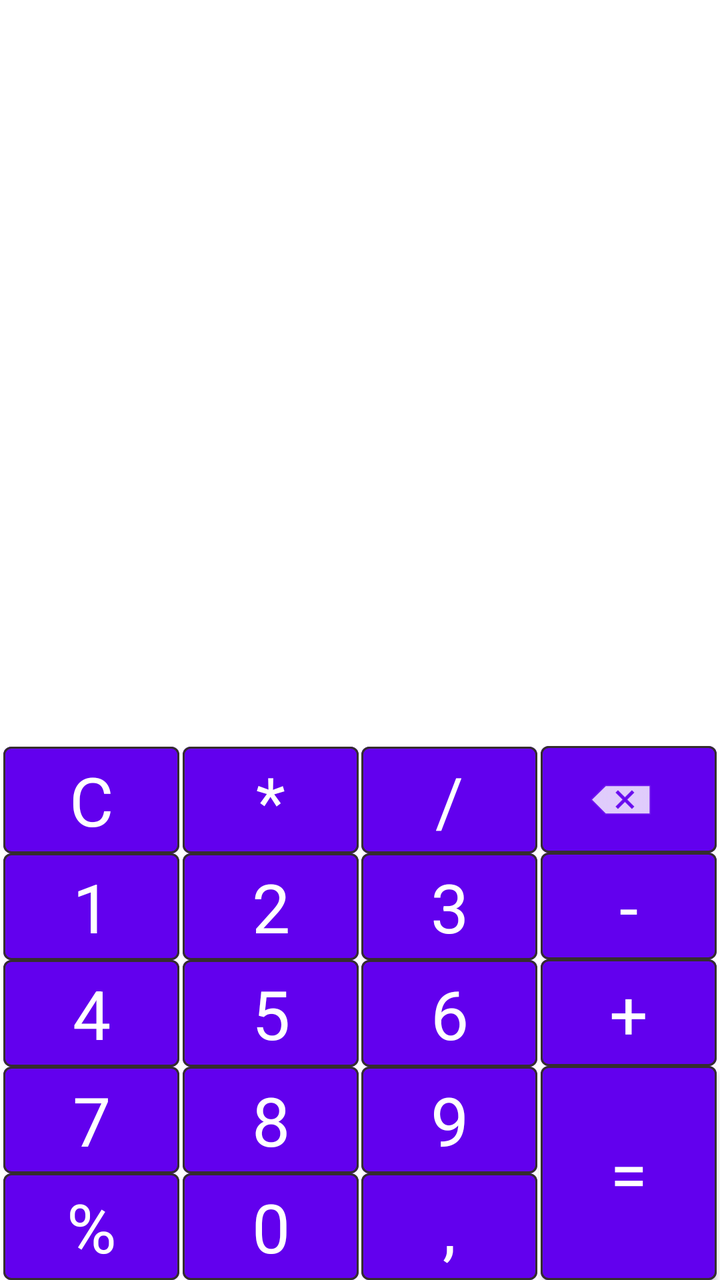
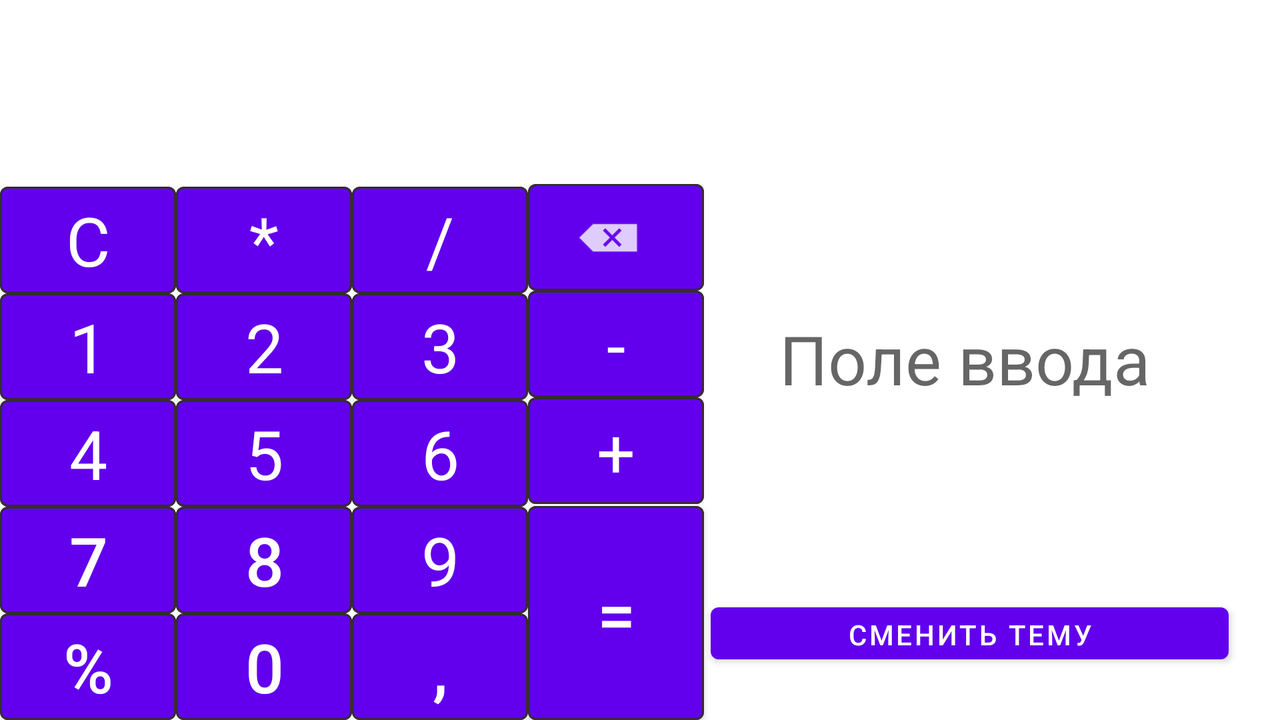

An Android layout and its configuration variant, each rendered on a device that would load it. The default file and the variant file are quoted in full after the pictures.
<!-- AndroidManifest.xml: application theme Theme.MyNewApplication -->
<!-- res/layout/activity_main.xml -->
<?xml version="1.0" encoding="utf-8"?>
<androidx.constraintlayout.motion.widget.MotionLayout xmlns:android="http://schemas.android.com/apk/res/android"
    xmlns:app="http://schemas.android.com/apk/res-auto"
    xmlns:tools="http://schemas.android.com/tools"
    android:layout_width="match_parent"
    android:layout_height="match_parent"
    app:layoutDescription="@xml/activity_main_scene"
    tools:context=".MainActivity">


    <Button
        android:id="@+id/button_percent"
        android:layout_width="wrap_content"
        android:layout_height="wrap_content"
        android:insetTop="0dp"
        android:insetBottom="0dp"
        android:text="%"
        android:textAlignment="center"
        android:textAppearance="@style/TextAppearance.AppCompat.Small"
        android:textSize="34sp"
        app:layout_constraintBottom_toBottomOf="parent"
        app:layout_constraintStart_toStartOf="parent"
        app:strokeColor="#352E2E"
        app:strokeWidth="1dp" />

    <Button
        android:id="@+id/button_0"
        android:layout_width="wrap_content"
        android:layout_height="wrap_content"
        android:insetTop="0dp"
        android:insetBottom="0dp"
        android:text="0"
        android:textAlignment="center"
        android:textAppearance="@style/TextAppearance.AppCompat.Small"
        android:textSize="34sp"
        app:layout_constraintBottom_toBottomOf="parent"
        app:layout_constraintStart_toEndOf="@+id/button_percent"
        app:strokeColor="#352E2E"
        app:strokeWidth="1dp" />

    <Button
        android:id="@+id/button_comma"
        android:layout_width="wrap_content"
        android:layout_height="wrap_content"
        android:insetTop="0dp"
        android:insetBottom="0dp"
        android:text=","
        android:textAlignment="inherit"
        android:textAppearance="@style/TextAppearance.AppCompat.Small"
        android:textSize="34sp"
        app:layout_constraintBottom_toBottomOf="parent"
        app:layout_constraintStart_toEndOf="@+id/button_0"
        app:strokeColor="#352E2E"
        app:strokeWidth="1dp" />

    <Button
        android:id="@+id/button_equally"
        android:layout_width="wrap_content"
        android:layout_height="107dp"
        android:insetTop="0dp"
        android:insetBottom="0dp"
        android:text="="
        android:textAlignment="inherit"
        android:textAppearance="@style/TextAppearance.AppCompat.Small"
        android:textSize="34sp"
        app:layout_constraintBottom_toBottomOf="parent"
        app:layout_constraintStart_toEndOf="@+id/button_comma"
        app:strokeColor="#352E2E"
        app:strokeWidth="1dp" />

    <Button
        android:id="@+id/button_7"
        android:layout_width="wrap_content"
        android:layout_height="wrap_content"
        android:insetTop="0dp"
        android:insetBottom="0dp"
        android:text="7"
        android:textAlignment="inherit"
        android:textAppearance="@style/TextAppearance.AppCompat.Small"
        android:textSize="34sp"
        app:layout_constraintBottom_toTopOf="@+id/button_percent"
        app:layout_constraintStart_toStartOf="parent"
        app:strokeColor="#352E2E"
        app:strokeWidth="1dp" />

    <Button
        android:id="@+id/button_8"
        android:layout_width="wrap_content"
        android:layout_height="wrap_content"
        android:insetTop="0dp"
        android:insetBottom="0dp"
        android:text="8"
        android:textAlignment="inherit"
        android:textAppearance="@style/TextAppearance.AppCompat.Small"
        android:textSize="34sp"
        app:layout_constraintBottom_toTopOf="@+id/button_0"
        app:layout_constraintStart_toEndOf="@+id/button_7"
        app:strokeColor="#352E2E"
        app:strokeWidth="1dp" />

    <Button
        android:id="@+id/button_9"
        android:layout_width="wrap_content"
        android:layout_height="wrap_content"
        android:insetTop="0dp"
        android:insetBottom="0dp"
        android:text="9"
        android:textAlignment="inherit"
        android:textAppearance="@style/TextAppearance.AppCompat.Small"
        android:textSize="34sp"
        app:layout_constraintBottom_toTopOf="@+id/button_comma"
        app:layout_constraintStart_toEndOf="@+id/button_8"
        app:strokeColor="#352E2E"
        app:strokeWidth="1dp" />

    <Button
        android:id="@+id/button_plus"
        android:layout_width="wrap_content"
        android:layout_height="wrap_content"
        android:insetTop="0dp"
        android:insetBottom="0dp"
        android:text="+"
        android:textAlignment="inherit"
        android:textAppearance="@style/TextAppearance.AppCompat.Small"
        android:textSize="34sp"
        app:layout_constraintBottom_toTopOf="@+id/button_equally"
        app:layout_constraintStart_toEndOf="@+id/button_9"
        app:strokeColor="#352E2E"
        app:strokeWidth="1dp" />

    <Button
        android:id="@+id/button_4"
        android:layout_width="wrap_content"
        android:layout_height="wrap_content"
        android:insetTop="0dp"
        android:insetBottom="0dp"
        android:text="4"
        android:textAlignment="inherit"
        android:textAppearance="@style/TextAppearance.AppCompat.Small"
        android:textSize="34sp"
        app:layout_constraintBottom_toTopOf="@+id/button_7"
        app:layout_constraintStart_toStartOf="parent"
        app:strokeColor="#352E2E"
        app:strokeWidth="1dp" />

    <Button
        android:id="@+id/button_5"
        android:layout_width="wrap_content"
        android:layout_height="wrap_content"
        android:insetTop="0dp"
        android:insetBottom="0dp"
        android:text="5"
        android:textAlignment="inherit"
        android:textAppearance="@style/TextAppearance.AppCompat.Small"
        android:textSize="34sp"
        app:layout_constraintBottom_toTopOf="@+id/button_8"
        app:layout_constraintStart_toEndOf="@+id/button_4"
        app:strokeColor="#352E2E"
        app:strokeWidth="1dp" />

    <Button
        android:id="@+id/button_6"
        android:layout_width="wrap_content"
        android:layout_height="wrap_content"
        android:insetTop="0dp"
        android:insetBottom="0dp"
        android:text="6"
        android:textAlignment="inherit"
        android:textAppearance="@style/TextAppearance.AppCompat.Small"
        android:textSize="34sp"
        app:layout_constraintBottom_toTopOf="@+id/button_9"
        app:layout_constraintStart_toEndOf="@+id/button_5"
        app:strokeColor="#352E2E"
        app:strokeWidth="1dp" />

    <Button
        android:id="@+id/button_1"
        android:layout_width="wrap_content"
        android:layout_height="wrap_content"
        android:insetTop="0dp"
        android:insetBottom="0dp"
        android:text="1"
        android:textAlignment="inherit"
        android:textAppearance="@style/TextAppearance.AppCompat.Small"
        android:textSize="34sp"
        app:layout_constraintBottom_toTopOf="@+id/button_4"
        app:layout_constraintStart_toStartOf="parent"
        app:strokeColor="#352E2E"
        app:strokeWidth="1dp" />

    <Button
        android:id="@+id/button_2"
        android:layout_width="wrap_content"
        android:layout_height="wrap_content"
        android:insetTop="0dp"
        android:insetBottom="0dp"
        android:text="2"
        android:textAlignment="inherit"
        android:textAppearance="@style/TextAppearance.AppCompat.Small"
        android:textSize="34sp"
        app:layout_constraintBottom_toTopOf="@+id/button_5"
        app:layout_constraintStart_toEndOf="@+id/button_1"
        app:strokeColor="#352E2E"
        app:strokeWidth="1dp" />

    <Button
        android:id="@+id/button_3"
        android:layout_width="wrap_content"
        android:layout_height="wrap_content"
        android:insetTop="0dp"
        android:insetBottom="0dp"
        android:text="3"
        android:textAlignment="inherit"
        android:textAppearance="@style/TextAppearance.AppCompat.Small"
        android:textSize="34sp"
        app:layout_constraintBottom_toTopOf="@+id/button_6"
        app:layout_constraintStart_toEndOf="@+id/button_2"
        app:strokeColor="#352E2E"
        app:strokeWidth="1dp" />

    <Button
        android:id="@+id/button_minus"
        android:layout_width="wrap_content"
        android:layout_height="wrap_content"
        android:insetTop="0dp"
        android:insetBottom="0dp"
        android:text="-"
        android:textAppearance="@style/TextAppearance.AppCompat.Small"
        android:textSize="34sp"
        app:layout_constraintBottom_toTopOf="@+id/button_plus"
        app:layout_constraintStart_toEndOf="@+id/button_3"
        app:strokeColor="#352E2E"
        app:strokeWidth="1dp" />

    <Button
        android:id="@+id/button_clear"
        android:layout_width="wrap_content"
        android:layout_height="wrap_content"
        android:insetTop="0dp"
        android:insetBottom="0dp"
        android:text="С"
        android:textAlignment="inherit"
        android:textAppearance="@style/TextAppearance.AppCompat.Small"
        android:textSize="34sp"
        app:layout_constraintBottom_toTopOf="@+id/button_1"
        app:layout_constraintStart_toStartOf="parent"
        app:strokeColor="#352E2E"
        app:strokeWidth="1dp" />

    <Button
        android:id="@+id/button_multiply"
        android:layout_width="wrap_content"
        android:layout_height="wrap_content"
        android:insetTop="0dp"
        android:insetBottom="0dp"
        android:text="*"
        android:textAlignment="inherit"
        android:textAppearance="@style/TextAppearance.AppCompat.Small"
        android:textSize="34sp"
        app:layout_constraintBottom_toTopOf="@+id/button_2"
        app:layout_constraintStart_toEndOf="@+id/button_clear"
        app:strokeColor="#352E2E"
        app:strokeWidth="1dp" />

    <Button
        android:id="@+id/button_divide"
        android:layout_width="wrap_content"
        android:layout_height="wrap_content"
        android:insetTop="0dp"
        android:insetBottom="0dp"
        android:text="/"
        android:textAlignment="inherit"
        android:textAppearance="@style/TextAppearance.AppCompat.Small"
        android:textSize="34sp"
        app:layout_constraintBottom_toTopOf="@+id/button_3"
        app:layout_constraintStart_toEndOf="@+id/button_multiply"
        app:strokeColor="#352E2E"
        app:strokeWidth="1dp" />

    <Button
        android:id="@+id/button_delete"
        android:layout_width="wrap_content"
        android:layout_height="wrap_content"
        android:insetTop="0dp"
        android:insetBottom="0dp"
        android:textAppearance="@style/TextAppearance.AppCompat.Small"
        android:textSize="34sp"
        app:icon="@android:drawable/ic_input_delete"
        app:iconGravity="textStart"
        app:iconPadding="8dp"
        app:layout_constraintBottom_toTopOf="@+id/button_minus"
        app:layout_constraintStart_toEndOf="@+id/button_divide"
        app:strokeColor="#352E2E"
        app:strokeWidth="1dp" />

    <androidx.constraintlayout.widget.Guideline
        android:id="@+id/guideline2"
        android:layout_width="match_parent"
        android:layout_height="match_parent"
        android:orientation="vertical"
        app:layout_constraintGuide_begin="0dp" />


</androidx.constraintlayout.motion.widget.MotionLayout>
<!-- resources referenced by this layout -->
<resources>
  <style name="Theme.MyNewApplication" parent="Theme.MaterialComponents.DayNight.DarkActionBar">
          
          <item name="colorPrimary">@color/purple_500</item>
          <item name="colorPrimaryVariant">@color/purple_700</item>
          <item name="colorOnPrimary">@color/white</item>
          
          <item name="colorSecondary">@color/teal_200</item>
          <item name="colorSecondaryVariant">@color/teal_700</item>
          <item name="colorOnSecondary">@color/black</item>
          
          <item name="android:statusBarColor" tools:targetApi="l">?attr/colorPrimaryVariant</item>
          
      </style>
  <color name="purple_500">#FF6200EE</color>
  <color name="purple_700">#FF3700B3</color>
  <color name="white">#FFFFFFFF</color>
  <color name="teal_200">#FF03DAC5</color>
  <color name="teal_700">#FF018786</color>
  <color name="black">#FF000000</color>
</resources>
<!-- res/layout-land/activity_main.xml (the repository's variant of the layout above) -->
<!-- drawn on the phone turned sideways -->
<?xml version="1.0" encoding="utf-8"?>
<androidx.constraintlayout.motion.widget.MotionLayout xmlns:android="http://schemas.android.com/apk/res/android"
    xmlns:app="http://schemas.android.com/apk/res-auto"
    xmlns:tools="http://schemas.android.com/tools"
    android:layout_width="match_parent"
    android:layout_height="match_parent"
    app:layoutDescription="@xml/activity_main_scene_land"
    tools:context=".MainActivity">


    <com.google.android.material.button.MaterialButton
        android:id="@+id/button_percent"
        android:layout_width="wrap_content"
        android:layout_height="wrap_content"
        android:insetTop="0dp"
        android:insetBottom="0dp"
        android:text="%"
        android:textAlignment="center"
        android:textSize="@dimen/Text_size"
        app:strokeColor="@color/MyColors"
        app:strokeWidth="@dimen/MyWidth"
        tools:layout_editor_absoluteX="1dp"
        tools:layout_editor_absoluteY="276dp" />

    <com.google.android.material.button.MaterialButton
        android:id="@+id/button_0"
        android:layout_width="wrap_content"
        android:layout_height="wrap_content"
        android:insetTop="0dp"
        android:insetBottom="0dp"
        android:text="0"
        android:textAlignment="center"
        android:textSize="@dimen/Text_size"
        app:layout_constraintBottom_toBottomOf="parent"
        app:layout_constraintStart_toEndOf="@+id/button_percent"
        app:strokeColor="@color/MyColors"
        app:strokeWidth="@dimen/MyWidth" />

    <com.google.android.material.button.MaterialButton
        android:id="@+id/button_comma"
        android:layout_width="wrap_content"
        android:layout_height="wrap_content"
        android:insetTop="0dp"
        android:insetBottom="0dp"
        android:text=","
        android:textAlignment="inherit"
        android:textSize="@dimen/Text_size"
        app:layout_constraintBottom_toBottomOf="parent"
        app:layout_constraintStart_toEndOf="@+id/button_0"
        app:strokeColor="@color/MyColors"
        app:strokeWidth="@dimen/MyWidth" />

    <com.google.android.material.button.MaterialButton
        android:id="@+id/button_equally"
        android:layout_width="wrap_content"
        android:layout_height="107dp"
        android:insetTop="0dp"
        android:insetBottom="0dp"
        android:text="="
        android:textAlignment="inherit"
        android:textSize="@dimen/Text_size"
        app:layout_constraintBottom_toBottomOf="parent"
        app:layout_constraintStart_toEndOf="@+id/button_comma"
        app:strokeColor="@color/MyColors"
        app:strokeWidth="@dimen/MyWidth" />

    <com.google.android.material.button.MaterialButton
        android:id="@+id/button_7"
        android:layout_width="wrap_content"
        android:layout_height="wrap_content"
        android:insetTop="0dp"
        android:insetBottom="0dp"
        android:text="7"
        android:textAlignment="inherit"
        android:textSize="@dimen/Text_size"
        app:layout_constraintBottom_toTopOf="@+id/button_percent"
        app:layout_constraintStart_toStartOf="parent"
        app:strokeColor="@color/MyColors"
        app:strokeWidth="@dimen/MyWidth" />

    <com.google.android.material.button.MaterialButton
        android:id="@+id/button_8"
        android:layout_width="wrap_content"
        android:layout_height="wrap_content"
        android:insetTop="0dp"
        android:insetBottom="0dp"
        android:text="8"
        android:textAlignment="inherit"
        android:textSize="@dimen/Text_size"
        app:strokeColor="@color/MyColors"
        app:strokeWidth="@dimen/MyWidth"
        tools:layout_editor_absoluteX="88dp"
        tools:layout_editor_absoluteY="222dp" />

    <com.google.android.material.button.MaterialButton
        android:id="@+id/button_9"
        android:layout_width="wrap_content"
        android:layout_height="wrap_content"
        android:insetTop="0dp"
        android:insetBottom="0dp"
        android:text="9"
        android:textAlignment="inherit"
        android:textAppearance="@style/TextAppearance.AppCompat.Small"
        android:textSize="@dimen/Text_size"
        app:strokeColor="@color/MyColors"
        app:strokeWidth="@dimen/MyWidth"
        tools:layout_editor_absoluteX="176dp"
        tools:layout_editor_absoluteY="222dp" />

    <com.google.android.material.button.MaterialButton
        android:id="@+id/button_plus"
        android:layout_width="wrap_content"
        android:layout_height="wrap_content"
        android:insetTop="0dp"
        android:insetBottom="0dp"
        android:text="+"
        android:textAlignment="inherit"
        android:textAppearance="@style/TextAppearance.AppCompat.Small"
        android:textSize="@dimen/Text_size"
        app:layout_constraintBottom_toTopOf="@+id/button_equally"
        app:layout_constraintStart_toEndOf="@+id/button_9"
        app:strokeColor="@color/MyColors"
        app:strokeWidth="@dimen/MyWidth" />

    <com.google.android.material.button.MaterialButton
        android:id="@+id/button_4"
        android:layout_width="wrap_content"
        android:layout_height="wrap_content"
        android:insetTop="0dp"
        android:insetBottom="0dp"
        android:text="4"
        android:textAlignment="inherit"
        android:textAppearance="@style/TextAppearance.AppCompat.Small"
        android:textSize="@dimen/Text_size"
        app:layout_constraintBottom_toTopOf="@+id/button_7"
        app:layout_constraintStart_toStartOf="parent"
        app:strokeColor="@color/MyColors"
        app:strokeWidth="@dimen/MyWidth" />

    <com.google.android.material.button.MaterialButton
        android:id="@+id/button_5"
        android:layout_width="wrap_content"
        android:layout_height="wrap_content"
        android:insetTop="0dp"
        android:insetBottom="0dp"
        android:text="5"
        android:textAlignment="inherit"
        android:textAppearance="@style/TextAppearance.AppCompat.Small"
        android:textSize="@dimen/Text_size"
        app:layout_constraintBottom_toTopOf="@+id/button_8"
        app:layout_constraintStart_toEndOf="@+id/button_4"
        app:strokeColor="@color/MyColors"
        app:strokeWidth="@dimen/MyWidth" />

    <com.google.android.material.button.MaterialButton
        android:id="@+id/button_6"
        android:layout_width="wrap_content"
        android:layout_height="wrap_content"
        android:insetTop="0dp"
        android:insetBottom="0dp"
        android:text="6"
        android:textAlignment="inherit"
        android:textAppearance="@style/TextAppearance.AppCompat.Small"
        android:textSize="@dimen/Text_size"
        app:layout_constraintBottom_toTopOf="@+id/button_9"
        app:layout_constraintStart_toEndOf="@+id/button_5"
        app:strokeColor="@color/MyColors"
        app:strokeWidth="@dimen/MyWidth" />

    <com.google.android.material.button.MaterialButton
        android:id="@+id/button_1"
        android:layout_width="wrap_content"
        android:layout_height="wrap_content"
        android:insetTop="0dp"
        android:insetBottom="0dp"
        android:text="1"
        android:textAlignment="inherit"
        android:textAppearance="@style/TextAppearance.AppCompat.Small"
        android:textSize="@dimen/Text_size"
        app:layout_constraintBottom_toTopOf="@+id/button_4"
        app:layout_constraintStart_toStartOf="parent"
        app:strokeColor="@color/MyColors"
        app:strokeWidth="@dimen/MyWidth" />


    <com.google.android.material.button.MaterialButton
        android:id="@+id/button_2"
        android:layout_width="wrap_content"
        android:layout_height="wrap_content"
        android:insetTop="0dp"
        android:insetBottom="0dp"
        android:text="2"
        android:textAlignment="inherit"
        android:textAppearance="@style/TextAppearance.AppCompat.Small"
        android:textSize="@dimen/Text_size"
        app:layout_constraintBottom_toTopOf="@+id/button_5"
        app:layout_constraintStart_toEndOf="@+id/button_1"
        app:strokeColor="@color/MyColors"
        app:strokeWidth="@dimen/MyWidth" />

    <com.google.android.material.button.MaterialButton
        android:id="@+id/button_3"
        android:layout_width="wrap_content"
        android:layout_height="wrap_content"
        android:insetTop="0dp"
        android:insetBottom="0dp"
        android:text="3"
        android:textAlignment="inherit"
        android:textAppearance="@style/TextAppearance.AppCompat.Small"
        android:textSize="@dimen/Text_size"
        app:layout_constraintBottom_toTopOf="@+id/button_6"
        app:layout_constraintStart_toEndOf="@+id/button_2"
        app:strokeColor="@color/MyColors"
        app:strokeWidth="@dimen/MyWidth" />

    <com.google.android.material.button.MaterialButton
        android:id="@+id/button_minus"
        android:layout_width="wrap_content"
        android:layout_height="wrap_content"
        android:insetTop="0dp"
        android:insetBottom="0dp"
        android:text="-"
        android:textAppearance="@style/TextAppearance.AppCompat.Small"
        android:textSize="@dimen/Text_size"
        app:layout_constraintBottom_toTopOf="@+id/button_plus"
        app:layout_constraintStart_toEndOf="@+id/button_3"
        app:strokeColor="@color/MyColors"
        app:strokeWidth="@dimen/MyWidth" />

    <com.google.android.material.button.MaterialButton
        android:id="@+id/button_clear"
        android:layout_width="wrap_content"
        android:layout_height="wrap_content"
        android:insetTop="0dp"
        android:insetBottom="0dp"
        android:text="С"
        android:textAlignment="inherit"
        android:textAppearance="@style/TextAppearance.AppCompat.Small"
        android:textSize="@dimen/Text_size"
        app:layout_constraintBottom_toTopOf="@+id/button_1"
        app:layout_constraintStart_toStartOf="parent"
        app:strokeColor="@color/MyColors"
        app:strokeWidth="@dimen/MyWidth" />

    <com.google.android.material.button.MaterialButton
        android:id="@+id/button_multiply"
        android:layout_width="wrap_content"
        android:layout_height="wrap_content"
        android:insetTop="0dp"
        android:insetBottom="0dp"
        android:text="*"
        android:textAlignment="inherit"
        android:textAppearance="@style/TextAppearance.AppCompat.Small"
        android:textSize="@dimen/Text_size"
        app:layout_constraintBottom_toTopOf="@+id/button_2"
        app:layout_constraintStart_toEndOf="@+id/button_clear"
        app:strokeColor="@color/MyColors"
        app:strokeWidth="@dimen/MyWidth" />

    <com.google.android.material.button.MaterialButton
        android:id="@+id/button_divide"
        android:layout_width="wrap_content"
        android:layout_height="wrap_content"
        android:insetTop="0dp"
        android:insetBottom="0dp"
        android:text="/"
        android:textAlignment="inherit"
        android:textAppearance="@style/TextAppearance.AppCompat.Small"
        android:textSize="@dimen/Text_size"
        app:layout_constraintBottom_toTopOf="@+id/button_3"
        app:layout_constraintStart_toEndOf="@+id/button_multiply"
        app:strokeColor="@color/MyColors"
        app:strokeWidth="@dimen/MyWidth" />


    <com.google.android.material.button.MaterialButton
        android:id="@+id/button_delete"
        android:layout_width="wrap_content"
        android:layout_height="wrap_content"
        android:insetTop="0dp"
        android:insetBottom="0dp"
        android:textAppearance="@style/TextAppearance.AppCompat.Small"
        android:textSize="@dimen/Text_size"
        app:icon="@android:drawable/ic_input_delete"
        app:iconGravity="textStart"
        app:iconPadding="8dp"
        app:layout_constraintBottom_toTopOf="@+id/button_minus"
        app:layout_constraintStart_toEndOf="@+id/button_divide"
        app:strokeColor="@color/MyColors"
        app:strokeWidth="@dimen/MyWidth" />

    <TextView
        android:id="@+id/textView"
        android:layout_width="wrap_content"
        android:layout_height="wrap_content"
        android:gravity="center"
        android:hint="@string/Start_Text"
        android:textSize="@dimen/Text_size"
        tools:layout_editor_absoluteX="169dp"
        tools:layout_editor_absoluteY="93dp" />

    <Button
        android:id="@+id/button9"
        android:layout_width="wrap_content"
        android:layout_height="wrap_content"
        android:text="Сменить тему"
        app:layout_constraintEnd_toEndOf="parent"
        app:layout_constraintStart_toStartOf="parent"
        app:layout_constraintTop_toTopOf="parent" />


</androidx.constraintlayout.motion.widget.MotionLayout>
<!-- resources referenced by the variant -->
<!-- as the phone turned sideways resolves them -->
<resources>
  <color name="MyColors">#352E2E</color>
  <dimen name="MyWidth">1dp</dimen>
  <dimen name="Text_size">34sp</dimen>
  <string name="Start_Text">Поле ввода</string>
  <style name="Theme.MyNewApplication" parent="Theme.MaterialComponents.DayNight.DarkActionBar">
          
          <item name="colorPrimary">@color/purple_500</item>
          <item name="colorPrimaryVariant">@color/purple_700</item>
          <item name="colorOnPrimary">@color/white</item>
          
          <item name="colorSecondary">@color/teal_200</item>
          <item name="colorSecondaryVariant">@color/teal_700</item>
          <item name="colorOnSecondary">@color/black</item>
          
          <item name="android:statusBarColor" tools:targetApi="l">?attr/colorPrimaryVariant</item>
          
      </style>
  <color name="purple_500">#FF6200EE</color>
  <color name="purple_700">#FF3700B3</color>
  <color name="white">#FFFFFFFF</color>
  <color name="teal_200">#FF03DAC5</color>
  <color name="teal_700">#FF018786</color>
  <color name="black">#FF000000</color>
</resources>
